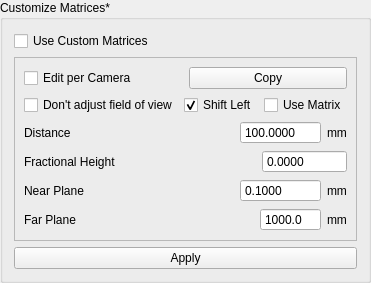
         <widget class="QGroupBox" name="groupBox_10">
          <property name="title">
           <string>Customize Matrices*</string>
          </property>
          <layout class="QVBoxLayout" name="verticalLayout_39">
           <item>
            <widget class="QCheckBox" name="useCustomMatrix">
             <property name="text">
              <string>Use Custom Matrices</string>
             </property>
            </widget>
           </item>
           <item>
            <widget class="QFrame" name="matrix_frame">
             <property name="enabled">
              <bool>true</bool>
             </property>
             <property name="frameShape">
              <enum>QFrame::StyledPanel</enum>
             </property>
             <property name="frameShadow">
              <enum>QFrame::Raised</enum>
             </property>
             <layout class="QVBoxLayout" name="verticalLayout_38">
              <item>
               <layout class="QHBoxLayout" name="horizontalLayout_72">
                <item>
                 <widget class="QCheckBox" name="editPerCameraCheckBox">
                  <property name="text">
                   <string>Edit per Camera</string>
                  </property>
                 </widget>
                </item>
                <item>
                 <widget class="QPushButton" name="copyMatrix">
                  <property name="text">
                   <string>Copy</string>
                  </property>
                 </widget>
                </item>
               </layout>
              </item>
              <item>
               <layout class="QHBoxLayout" name="horizontalLayout_73">
                <item>
                 <widget class="QCheckBox" name="noFOVAdjustment">
                  <property name="text">
                   <string>Don't adjust field of view</string>
                  </property>
                 </widget>
                </item>
                <item>
                 <widget class="QCheckBox" name="shiftLeft">
                  <property name="text">
                   <string>Shift Left</string>
                  </property>
                  <property name="checked">
                   <bool>true</bool>
                  </property>
                 </widget>
                </item>
                <item>
                 <widget class="QCheckBox" name="useMatrixNotFrustum">
                  <property name="text">
                   <string>Use Matrix</string>
                  </property>
                 </widget>
                </item>
               </layout>
              </item>
              <item>
               <layout class="QHBoxLayout" name="horizontalLayout_68">
                <item>
                 <widget class="QLabel" name="label_41">
                  <property name="text">
                   <string>Distance</string>
                  </property>
                 </widget>
                </item>
                <item>
                 <spacer name="horizontalSpacer_31">
                  <property name="orientation">
                   <enum>Qt::Horizontal</enum>
                  </property>
                  <property name="sizeHint" stdset="0">
                   <size>
                    <width>40</width>
                    <height>20</height>
                   </size>
                  </property>
                 </spacer>
                </item>
                <item>
                 <widget class="QDoubleSpinBox" name="distanceValue">
                  <property name="frame">
                   <bool>true</bool>
                  </property>
                  <property name="buttonSymbols">
                   <enum>QAbstractSpinBox::NoButtons</enum>
                  </property>
                  <property name="decimals">
                   <number>4</number>
                  </property>
                  <property name="minimum">
                   <double>0.100000000000000</double>
                  </property>
                  <property name="maximum">
                   <double>100000.000000000000000</double>
                  </property>
                  <property name="value">
                   <double>100.000000000000000</double>
                  </property>
                 </widget>
                </item>
                <item>
                 <widget class="QLabel" name="label_57">
                  <property name="text">
                   <string>mm</string>
                  </property>
                 </widget>
                </item>
               </layout>
              </item>
              <item>
               <layout class="QHBoxLayout" name="horizontalLayout_69">
                <item>
                 <widget class="QLabel" name="label_42">
                  <property name="text">
                   <string>Fractional Height</string>
                  </property>
                 </widget>
                </item>
                <item>
                 <spacer name="horizontalSpacer_32">
                  <property name="orientation">
                   <enum>Qt::Horizontal</enum>
                  </property>
                  <property name="sizeHint" stdset="0">
                   <size>
                    <width>40</width>
                    <height>20</height>
                   </size>
                  </property>
                 </spacer>
                </item>
                <item>
                 <widget class="QDoubleSpinBox" name="fractionalHeightValue">
                  <property name="frame">
                   <bool>true</bool>
                  </property>
                  <property name="buttonSymbols">
                   <enum>QAbstractSpinBox::NoButtons</enum>
                  </property>
                  <property name="decimals">
                   <number>4</number>
                  </property>
                  <property name="minimum">
                   <double>-100000.000000000000000</double>
                  </property>
                  <property name="maximum">
                   <double>100000.000000000000000</double>
                  </property>
                 </widget>
                </item>
               </layout>
              </item>
              <item>
               <layout class="QHBoxLayout" name="horizontalLayout_70">
                <item>
                 <widget class="QLabel" name="label_43">
                  <property name="text">
                   <string>Near Plane</string>
                  </property>
                 </widget>
                </item>
                <item>
                 <spacer name="horizontalSpacer_33">
                  <property name="orientation">
                   <enum>Qt::Horizontal</enum>
                  </property>
                  <property name="sizeHint" stdset="0">
                   <size>
                    <width>40</width>
                    <height>20</height>
                   </size>
                  </property>
                 </spacer>
                </item>
                <item>
                 <widget class="QDoubleSpinBox" name="nearPlaneValue">
                  <property name="frame">
                   <bool>true</bool>
                  </property>
                  <property name="buttonSymbols">
                   <enum>QAbstractSpinBox::NoButtons</enum>
                  </property>
                  <property name="decimals">
                   <number>4</number>
                  </property>
                  <property name="minimum">
                   <double>0.100000000000000</double>
                  </property>
                  <property name="maximum">
                   <double>100000.000000000000000</double>
                  </property>
                 </widget>
                </item>
                <item>
                 <widget class="QLabel" name="label_58">
                  <property name="text">
                   <string>mm</string>
                  </property>
                 </widget>
                </item>
               </layout>
              </item>
              <item>
               <layout class="QHBoxLayout" name="horizontalLayout_71">
                <item>
                 <widget class="QLabel" name="label_44">
                  <property name="text">
                   <string>Far Plane</string>
                  </property>
                 </widget>
                </item>
                <item>
                 <spacer name="horizontalSpacer_34">
                  <property name="orientation">
                   <enum>Qt::Horizontal</enum>
                  </property>
                  <property name="sizeHint" stdset="0">
                   <size>
                    <width>40</width>
                    <height>20</height>
                   </size>
                  </property>
                 </spacer>
                </item>
                <item>
                 <widget class="QDoubleSpinBox" name="farPlaneValue">
                  <property name="frame">
                   <bool>true</bool>
                  </property>
                  <property name="buttonSymbols">
                   <enum>QAbstractSpinBox::NoButtons</enum>
                  </property>
                  <property name="decimals">
                   <number>1</number>
                  </property>
                  <property name="minimum">
                   <double>0.100000000000000</double>
                  </property>
                  <property name="maximum">
                   <double>100000000.000000000000000</double>
                  </property>
                  <property name="value">
                   <double>1000.000000000000000</double>
                  </property>
                 </widget>
                </item>
                <item>
                 <widget class="QLabel" name="label_59">
                  <property name="text">
                   <string>mm</string>
                  </property>
                 </widget>
                </item>
               </layout>
              </item>
             </layout>
            </widget>
           </item>
           <item>
            <widget class="QPushButton" name="applyCustomMatrix">
             <property name="text">
              <string>Apply</string>
             </property>
            </widget>
           </item>
          </layout>
         </widget>
